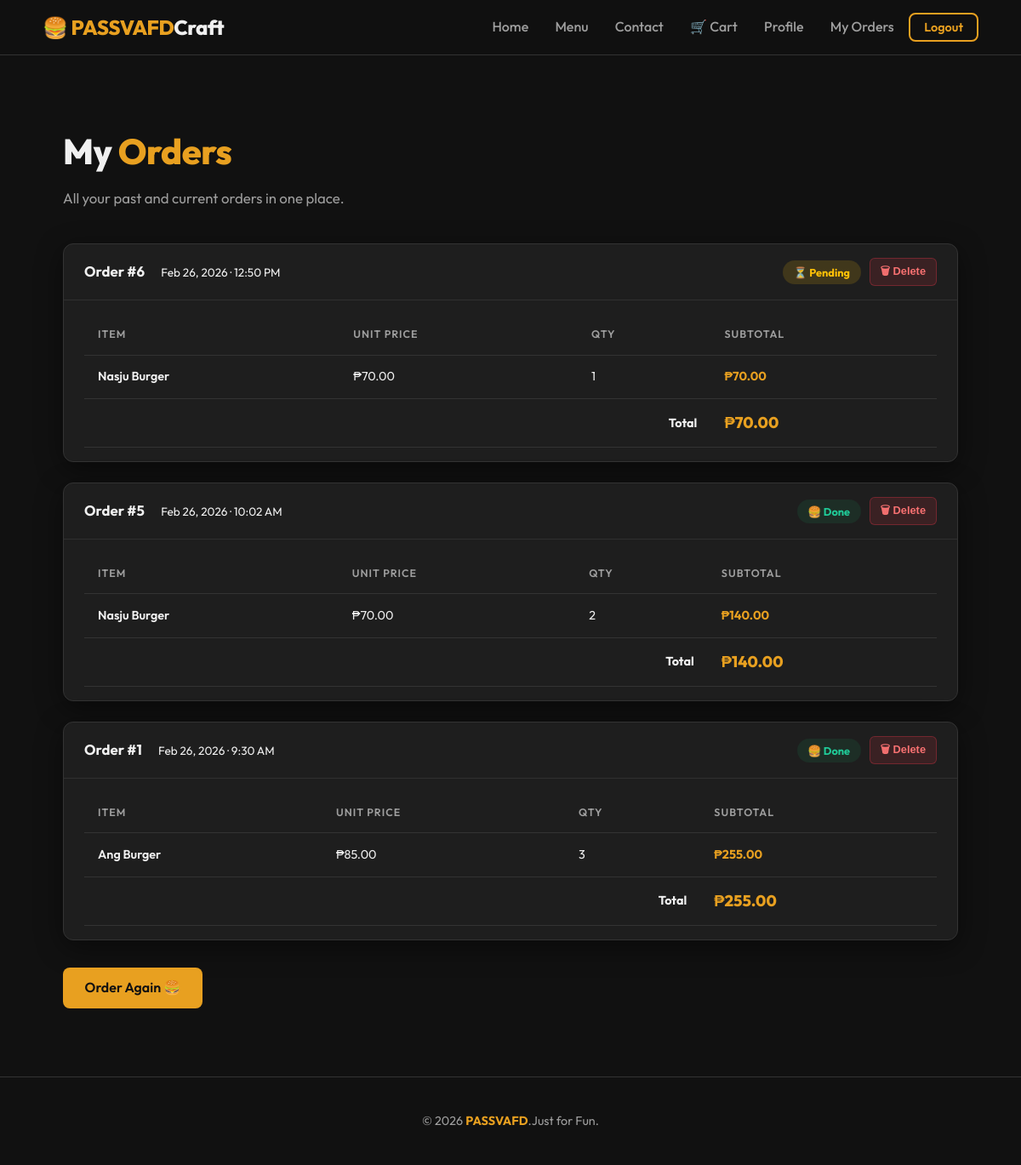
/orders/ (signed in), run on an earlier commit of the app's database.
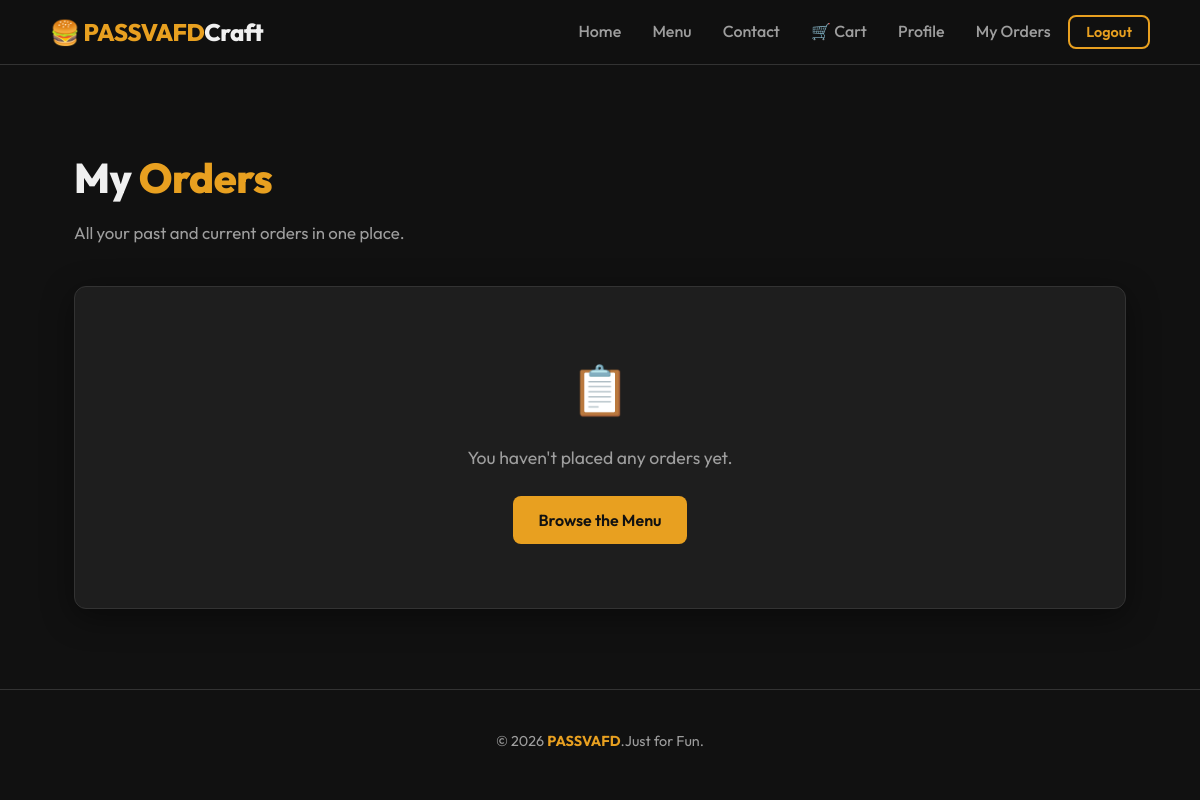
And on a later commit of the database.
### restaurant/models.py (models this page shows, shortened)
class Order(models.Model):
    STATUS_CHOICES = [
        ('pending',   'Pending'),
        ('confirmed', 'Confirmed'),
        ('done',      'Done'),
    ]
    user       = models.ForeignKey(User, on_delete=models.CASCADE, related_name='orders')
    status     = models.CharField(max_length=20, choices=STATUS_CHOICES, default='pending')
    created_at = models.DateTimeField(auto_now_add=True)
    @property
    def total(self):
        return sum(item.subtotal for item in self.items.all())
    class Meta:
        ordering = ['-created_at']

class OrderItem(models.Model):
    order    = models.ForeignKey(Order,  on_delete=models.CASCADE, related_name='items')
    burger   = models.ForeignKey(Burger, on_delete=models.CASCADE)
    quantity = models.PositiveIntegerField(default=1)
    @property
    def subtotal(self):
        return self.burger.price * self.quantity

class Burger(models.Model):
    name = models.CharField(max_length=100)
    description = models.TextField()
    price = models.DecimalField(max_digits=6, decimal_places=2)
    image_url = models.URLField(blank=True, default='')
    is_available = models.BooleanField(default=True)
    class Meta:
        ordering = ['name']

### restaurant/views.py (the view)
# urls.py: path('orders/',                 views.orders_view,        name='orders'),
@login_required
def orders_view(request):
    orders = Order.objects.filter(user=request.user).prefetch_related('items__burger').order_by('-created_at')
    return render(request, 'restaurant/orders.html', {'orders': orders})

### restaurant/templates/restaurant/orders.html (shortened to what this page needs)
{% extends 'restaurant/base.html' %}
{% block content %}
<section class="section">
    <div class="container">
        <h1 class="section-title">My <span class="highlight">Orders</span></h1>
        <p class="section-subtitle">All your past and current orders in one place.</p>
        {% if orders %}
        {% for order in orders %}
        <div class="card" style="margin-bottom:1.5rem;padding:0;overflow:hidden;">
            <div
                style="display:flex;flex-wrap:wrap;justify-content:space-between;align-items:center;padding:1rem 1.5rem;border-bottom:1px solid rgba(255,255,255,.08);gap:.5rem;">
                <div>
                    <span style="font-weight:700;font-size:1.05rem;">Order #{{ order.pk }}</span>
                    <span style="color:var(--text-muted);font-size:.85rem;margin-left:1rem;">
                        {{ order.created_at|date:"M d, Y · g:i A" }}
                    </span>
                </div>
                <div style="display:flex;align-items:center;gap:.6rem;flex-wrap:wrap;">
                    <span class="status-badge status-badge--{{ order.status }}">
                        {% if order.status == 'pending' %}⏳{% elif order.status == 'confirmed' %}✅{% else %}🍔{% endif %}
                        {{ order.get_status_display }}
                    </span>
                    <button type="button" onclick="openDeleteModal({{ order.pk }})" style="background:rgba(220,53,69,.15);color:#f87171;border:1px solid rgba(220,53,69,.35);
                                   padding:.28rem .75rem;border-radius:6px;font-size:.8rem;font-weight:600;
                                   cursor:pointer;transition:background .2s;"
                        onmouseover="this.style.background='rgba(220,53,69,.3)'"
                        onmouseout="this.style.background='rgba(220,53,69,.15)'">
                        🗑 Delete
                    </button>
                </div>
            </div>
            <div style="padding:1rem 1.5rem;">
                <table class="admin-table" style="margin:0;">
                    <thead>
                        <tr>
                            <th>Item</th>
                            <th>Unit Price</th>
                            <th>Qty</th>
                            <th>Subtotal</th>
                        </tr>
                    </thead>
                    <tbody>
                        {% for item in order.items.all %}
                        <tr>
                            <td style="font-weight:600;">{{ item.burger.name }}</td>
                            <td>₱{{ item.burger.price }}</td>
                            <td>{{ item.quantity }}</td>
                            <td style="color:var(--accent);font-weight:700;">₱{{ item.subtotal }}</td>
                        </tr>
                        {% endfor %}
                    </tbody>
                    <tfoot>
                        <tr>
                            <td colspan="3" style="font-weight:700;text-align:right;padding-right:1rem;">Total</td>
                            <td style="font-size:1.15rem;font-weight:800;color:var(--accent);">₱{{ order.total }}</td>
                        </tr>
                    </tfoot>
                </table>
            </div>
        </div>
        {% endfor %}
        <a href="{% url 'menu' %}" class="btn btn-primary" style="margin-top:.5rem;">Order Again 🍔</a>
        {% else %}
        <div class="card text-center" style="padding:4rem;">
            <p style="font-size:3rem;">📋</p>
            <p class="text-muted mt-2" style="font-size:1.1rem;">You haven't placed any orders yet.</p>
            <a href="{% url 'menu' %}" class="btn btn-primary mt-3">Browse the Menu</a>
        </div>
        {% endif %}
    </div>
</section>
{% endblock %}

What changed in the data, as far as the page shows it:
removed Order: pk "6", created_at "Feb 26, 2026 · 12:50 PM", status "Pending", total "70.00"
removed OrderItem: burger.name "Nasju Burger", burger.price "70.00", quantity "1", subtotal "70.00", shown under "6"
removed Order: pk "5", created_at "Feb 26, 2026 · 10:02 AM", status "Done", total "140.00"
removed OrderItem: burger.name "Nasju Burger", burger.price "70.00", quantity "2", subtotal "140.00", shown under "5"
removed Order: pk "1", created_at "Feb 26, 2026 · 9:30 AM", status "Done", total "255.00"
removed OrderItem: burger.name "Ang Burger", burger.price "85.00", quantity "3", subtotal "255.00", shown under "1"
Also different on the page:
text no longer shown: "Order Again 🍔"
text now shown: "📋 You haven't placed any orders yet. Browse the Menu"
